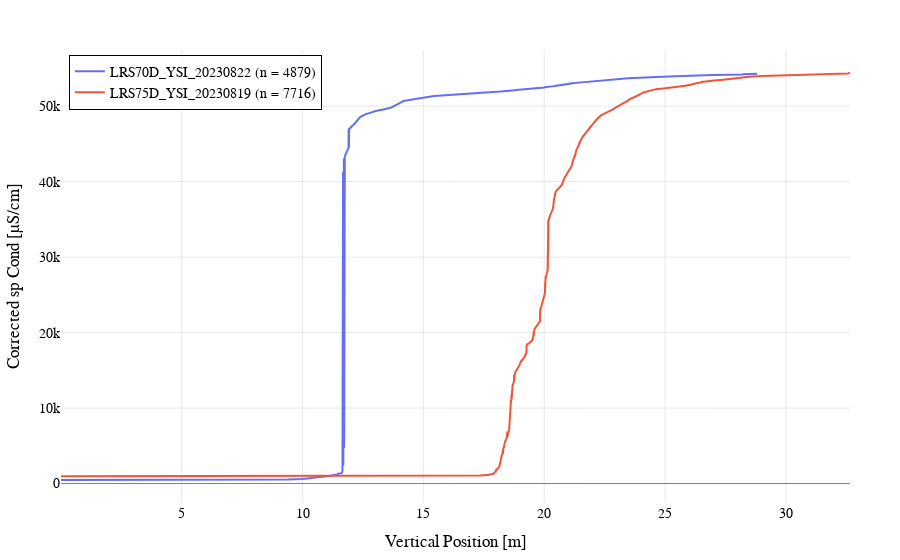

Notebook code for this chart:
### Code cell
### Visualización

plots.plot_data(x_70, y_70, 
                secondary_x=x_75, secondary_y=y_75,
                trace_names=[f'{name_70}', f'{name_75}'],
                enable_error_y=False,
                title='',
                )

### Figure 1 — Plotly figure (JSON) as saved in the notebook; plotly's stock layout.template omitted (floating-point values rounded to 4 significant figures; data arrays with more than 128 entries replaced by an {"elided": "..."} marker saying what was removed)
{"data": [{"mode": "lines", "name": "LRS70D_YSI_20230822 (n = 4879)", "type": "scatter", "x": {"elided": "4879 float values"}, "y": {"elided": "4879 float values"}}, {"mode": "lines", "name": "LRS75D_YSI_20230819 (n = 7716)", "type": "scatter", "x": {"elided": "7716 float values"}, "y": {"elided": "7716 float values"}}], "layout": {"font": {"color": "black", "family": "Arial, sans-serif", "size": 14}, "legend": {"bgcolor": "rgba(255, 255, 255, 0.8)", "bordercolor": "black", "borderwidth": 1, "x": 0.01, "xanchor": "left", "y": 0.99, "yanchor": "top"}, "margin": {"b": 50, "l": 50, "r": 50, "t": 50}, "title": {"text": "", "x": 0.5, "xanchor": "center", "y": 0.95, "yanchor": "top"}, "xaxis": {"gridcolor": "LightGray", "gridwidth": 0.5, "showgrid": true, "title": {"text": "Vertical Position [m]"}, "zeroline": true, "zerolinecolor": "Gray", "zerolinewidth": 1}, "yaxis": {"gridcolor": "LightGray", "gridwidth": 0.5, "showgrid": true, "title": {"text": "Corrected sp Cond [µS/cm]"}, "zeroline": true, "zerolinecolor": "Gray", "zerolinewidth": 1}}}
